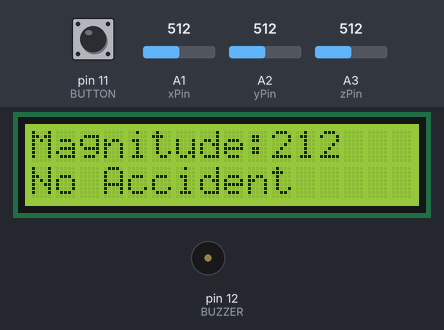
The sketch below on a simulated Arduino Uno, built with avr-gcc and run on an emulated ATmega328P. Shown: 16×2 character LCD, buzzer (waves = sounding). Inputs (shaded band) come from the test bench; at power-on: A1 (xPin) = 512, A2 (yPin) = 512, pin 11 (BUTTON) HIGH, A3 (zPin) = 512. What the sketch prints to the serial monitor is not drawn.

Above: at 3.2 s.
3.3 s: A1 (xPin) set to 835
At 6.1 s:
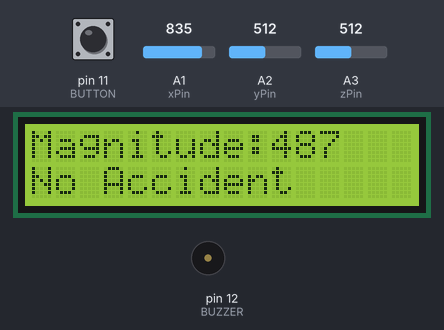
7.2 s: A1 (xPin) set to 857
At 8.5 s:
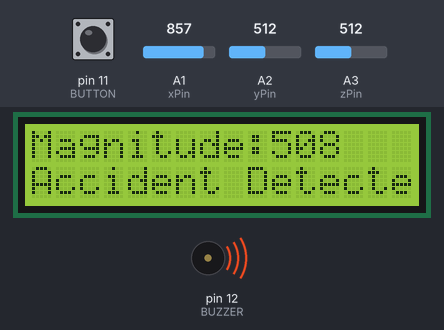
12.7 s: A2 (yPin) set to 490
At 20.1 s:
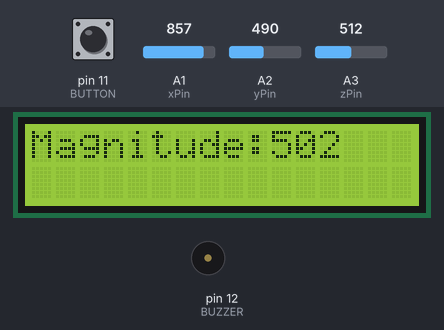
20.4 s: pin 11 (BUTTON) pulled LOW for 3 s
At 23.0 s:
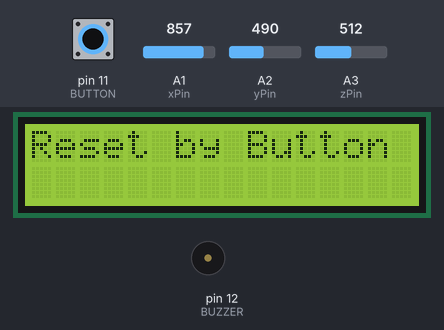
27.8 s: A3 (zPin) set to 490
35.5 s: A2 (yPin) set to 510
At 38.3 s:
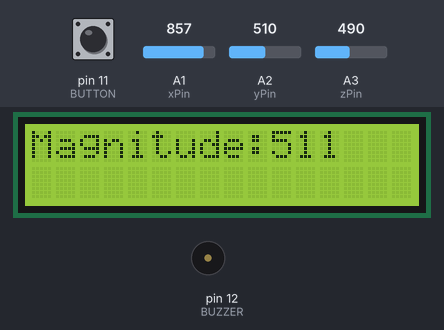
Timing chart, 0 to 39.8 s (numbered marks = the images above; inputs shaded):
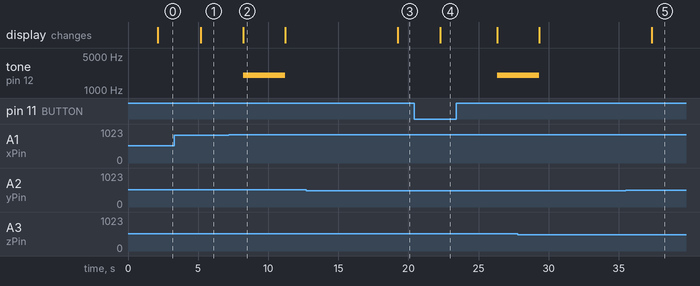

The sketch:

accident_detection.ino
```cpp
#include <Wire.h>
#include <LiquidCrystal_I2C.h>
#include <SoftwareSerial.h>
#include <AltSoftSerial.h>
#include <math.h>

// Initialize LCD: I2C address 0x27, 16x2 screen
LiquidCrystal_I2C lcd(0x27, 16, 2);

// Define accelerometer analog pins
#define xPin A1
#define yPin A2
#define zPin A3

// Define Buzzer and Button pins
#define BUZZER 12
#define BUTTON 11

// Initialize GSM and GPS serial ports
SoftwareSerial sim800(2, 3); // GSM: RX=D2, TX=D3
AltSoftSerial neogps;        // GPS: RX=D8, TX=D9

// Sensor and logic variables
int x, y, z;
bool sent = false;
unsigned long lastAccidentTime = 0;

// Calibration baseline values for accelerometer
const int centerX = 375;
const int centerY = 370;
const int centerZ = 590;

// Accident trigger threshold (adjustable based on sensitivity)
const float magnitudeThreshold = 500.0;

// For GPS display toggling
bool showGPS = false;
unsigned long lastToggleTime = 0;

// Store GPS coordinates
String latitude = "NA";
String longitude = "NA";

void setup() {
  Serial.begin(9600);
  sim800.begin(9600);
  neogps.begin(9600);

  pinMode(BUZZER, OUTPUT);
  pinMode(BUTTON, INPUT_PULLUP);

  lcd.init();
  lcd.backlight();
  lcd.setCursor(0, 0);
  lcd.print("Accident Alert");
  delay(2000);
  lcd.clear();
}

void loop() {
  // Read accelerometer data
  x = analogRead(xPin);
  y = analogRead(yPin);
  z = analogRead(zPin);

  // Calculate magnitude from calibrated center
  float magnitude = sqrt(pow(x - centerX, 2) + pow(y - centerY, 2) + pow(z - centerZ, 2));

  // Debug log
  Serial.print("X: "); Serial.print(x);
  Serial.print(" Y: "); Serial.print(y);
  Serial.print(" Z: "); Serial.print(z);
  Serial.print(" | Magnitude: "); Serial.println(magnitude);

  // Accident detection condition
  bool isAccident = magnitude > magnitudeThreshold;

  // Display magnitude on LCD
  lcd.clear();
  lcd.setCursor(0, 0);
  lcd.print("Magnitude:");
  lcd.setCursor(10, 0);
  lcd.print((int)magnitude);

  if (isAccident && !sent) {
    // Accident Detected
    lcd.setCursor(0, 1);
    lcd.print("Accident Detected");

    tone(BUZZER, 2000);  // Buzzer ON
    delay(3000);
    noTone(BUZZER);      // Buzzer OFF

    lcd.clear();
    lcd.setCursor(0, 0);
    lcd.print("Sending Location");

    sendLocation();     // Send SMS with GPS location

    sent = true;
    lastAccidentTime = millis();
  }
  else if (!isAccident) {
    // Reset buzzer state
    noTone(BUZZER);
    digitalWrite(BUZZER, LOW);

    // Display alternating GPS/Status info if no accident
    if (!sent) {
      if (millis() - lastToggleTime > 2500) {
        showGPS = !showGPS;
        lastToggleTime = millis();
      }

      lcd.setCursor(0, 1);
      lcd.print("                "); // Clear second line

      if (showGPS && latitude != "NA" && longitude != "NA") {
        lcd.setCursor(0, 1);
        lcd.print("Lat:");
        lcd.print(latitude.substring(0, 5));
        lcd.setCursor(9, 1);
        lcd.print("Lon:");
        lcd.print(longitude.substring(0, 5));
      } else {
        lcd.setCursor(0, 1);
        lcd.print("No Accident     ");
      }
    }
  }

  // Reset status after 30 seconds
  if (sent && millis() - lastAccidentTime > 30000) {
    sent = false;
    lcd.clear();
    lcd.setCursor(0, 0);
    lcd.print("Ready Again");
    delay(1000);
  }

  // Manual reset via Button
  if (digitalRead(BUTTON) == LOW) {
    sent = false;
    lcd.clear();
    lcd.setCursor(0, 0);
    lcd.print("Reset by Button");
    delay(1000);
  }

  delay(3000);
}

// Send SMS with Google Maps location link
void sendLocation() {
  String gpsData = "";
  unsigned long start = millis();

  // Collect GPS raw data for 5 seconds
  while (millis() - start < 5000) {
    if (neogps.available()) {
      char c = neogps.read();
      gpsData += c;
    }
  }

  Serial.println("GPS Raw: " + gpsData);

  // Search for GPGGA NMEA sentence
  int index = gpsData.indexOf("$GPGGA");
  if (index != -1) {
    String gpgga = gpsData.substring(index, index + 80);
    Serial.println("GPGGA Sentence: " + gpgga);

    // Parse latitude and longitude fields from GPGGA
    int firstComma = gpgga.indexOf(',', 7);
    int secondComma = gpgga.indexOf(',', firstComma + 1);
    int thirdComma = gpgga.indexOf(',', secondComma + 1);
    int fourthComma = gpgga.indexOf(',', thirdComma + 1);

    latitude = gpgga.substring(firstComma + 1, secondComma);
    longitude = gpgga.substring(thirdComma + 1, fourthComma);

    // If parsing fails, default to NA
    if (latitude == "" || longitude == "") {
      latitude = "NA";
      longitude = "NA";
    }

    // Convert coordinates to decimal
    float lat = convertToDecimal(latitude);
    float lon = convertToDecimal(longitude);

    // Build Google Maps link
    String googleMapLink = "https://maps.google.com/?q=" + String(lat, 6) + "," + String(lon, 6);

    // Send SMS using GSM module
    sim800.println("AT");
    delay(1000);
    sim800.println("AT+CMGF=1");
    delay(1000);
    sim800.println("AT+CMGS=\"+91XXXXXXXXXX\"");  // Replace with your real number
    delay(1000);
    sim800.println("Accident detected! Location:");
    sim800.println("Lat: " + String(lat, 6));
    sim800.println("Lon: " + String(lon, 6));
    sim800.println(googleMapLink);
    sim800.write(26); // End SMS
    delay(1000);
  } else {
    Serial.println("GPS data not found!");
    latitude = "NA";
    longitude = "NA";
  }
}

// Converts GPS NMEA coordinates to Decimal Degrees
float convertToDecimal(String coord) {
  if (coord.length() < 6) return 0.0;

  float deg = coord.substring(0, 2).toFloat();
  float min = coord.substring(2).toFloat();
  return deg + (min / 60.0);
}
```

Measured:
- the behaviour switches between 848 and 849 on A1 (xPin) (found by bisection; images 1 and 2)
- after the input at 3.3 s, the display: changes after 1.9 s (image 1)
- after the input at 7.2 s, tone on pin 12 (BUZZER): silent → 2000 Hz after 1.0 s, → silent 3.0 s later; the display: changes after 1.0 s (image 2)
- after the input at 12.7 s, the display: changes after 6.6 s (image 3)
- after the input at 20.4 s, tone on pin 12 (BUZZER): silent → 2000 Hz after 5.9 s; the display: changes after 1.9 s (image 4)
- what the display in image 2 shows lasts 3.0 s, from 8.2 s to 11.2 s
